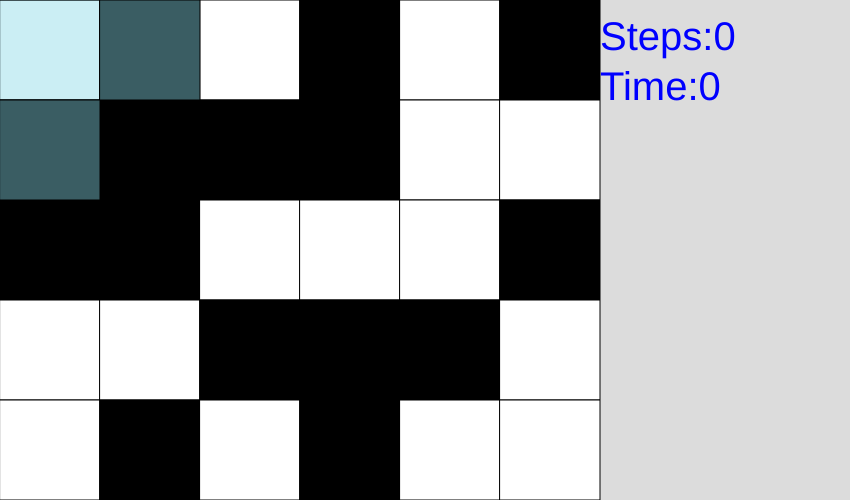
Frame 1 (no input)
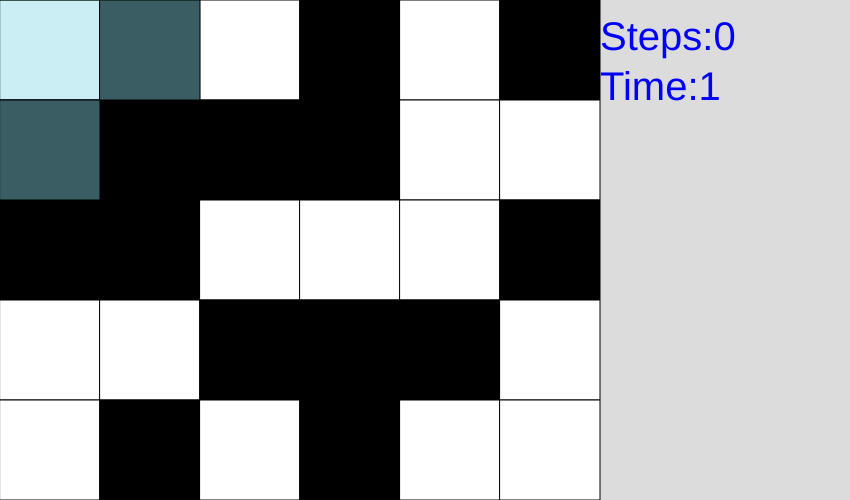
Frame 60 (no input)
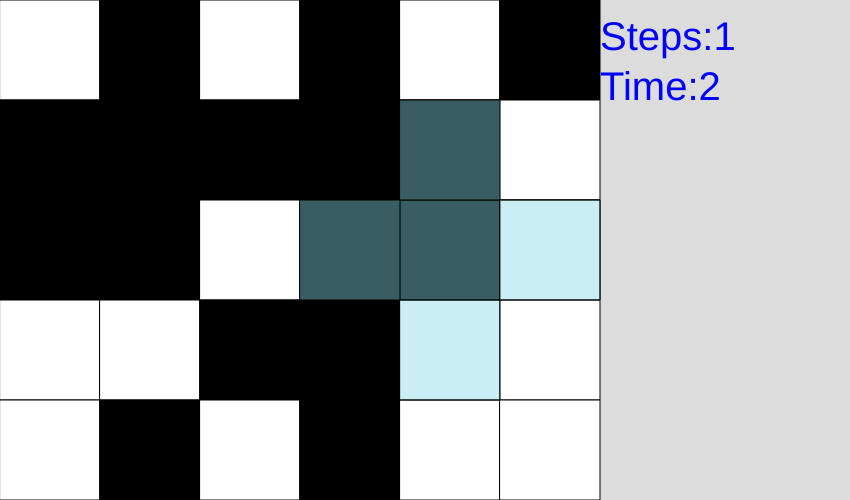
Frame 120 (the mouse pressed at the canvas centre since frame 60)

The p5.js sketch that drew these frames (run headless with seeded random() and noise() and a simulated clock; from frame 60 on, the mouse is pressed at the canvas centre):

// p5.js sketch
// ── sketch.js
// 2D Arrays
// Jennifer
// November 3, 2026

// grid sized 6 * 5
// 0 (black)       255 (white)
let r = 0;
let grid = [ //generate a 2D array
  [r, r, r, r, r, r],
  [r, r, r, r, r, r],
  [r, r, r, r, r, r],
  [r, r, r, r, r, r],
  [r, r, r, r, r, r]
];

let rows = grid.length;
let cols = grid[0].length;
const tileSize = 100;
let move = 0; let startTime = 0;
let textBar = 250;



async function setup() {
  createCanvas(cols * tileSize + textBar, rows * tileSize);
  randomize();
}

function draw() {
  textSize(40);

  background(220);
  renderGrid();
  getCurrentX();
  getCurrentY();
  win();
  overlay();
}

function randomize() { //make a random arragement at the start. called inside of setup()
  for (let y = 0; y < rows; y++) {
    for (let x = 0; x < cols; x++) {
      grid[y][x] = random([0, 255]);
    }
  }
}

function win() { //win condition: all 255 or all 0
  //showing the number of movement
  fill("blue");
  text("Steps:" + move, width - textBar, 50);
  let allsame = true;
  let firstSquare = grid[0][0];

  //timer
  let elapsed = millis() - startTime;
  fill("blue");
  text("Time:" + round(elapsed / 1000), width - textBar, 100);

  for (let y = 0; y < rows; y++) {
    for (let x = 0; x < cols; x++) {
      if (grid[y][x] !== firstSquare) {
        //check if there is any tile different from the first square. 
        //if so, allsame is not true. 
        allsame = false;
      }
    }
  }
  if (allsame === true) { //text appear if allsame is true
    fill("blue");
    textSize(48);
    textAlign(CENTER);
    text("You Win", width / 2, height / 2);
    startTime = elapsed();


  }
}

function getCurrentX() {
  //determine current col.pos of the mouse
  let constrainedX = constrain(mouseX, 0, width - 1);
  return int(constrainedX / tileSize);
}

function getCurrentY() {
  //determine current row.pos of the mouse
  let constrainY = constrain(mouseY, 0, height - 1);
  return int(constrainY / tileSize);
}

function flip(x, y) {
  //flip the tile at position x, y
  if (grid[y][x] === 255) {
    grid[y][x] = 0;
  }
  else {
    grid[y][x] = 255;
  }
}

function mousePressed() {
  //only do a flip if mouse is on canva
  if (mouseX < width - textBar && mouseY < height) {
    let x = getCurrentX();
    let y = getCurrentY();

    if (keyIsPressed && keyCode === 16) { //only flip the current square
      flip(x, y);
    }

    if (keyIsPressed && keyCode === 32) { //change the overlay shape by pressing space
      flip(x, y);
      flip(x, y + 1);
      flip(x - 1, y + 1);
      flip(x - 1, y);
    }

    if (!keyIsPressed) {
      //if they exists, flip the cardinal neighbours

      flip(x, y);

      if (x - 1 >= 0) {
        flip(x - 1, y);
      }

      if (y - 1 >= 0) {
        flip(x, y - 1);
      }

      if (x + 1 < cols) {
        flip(x + 1, y);
      }

      if (y + 1 < rows) {
        flip(x, y + 1);
      }
    }
  }

  move++;
}

function overlay() { //generate a colored overlay to indicate which rectangles will be impacted on a click
  if (mouseX < width - textBar && mouseY < height) {
    let x = getCurrentX();
    let y = getCurrentY();

    fill(136, 216, 230, 110);

    if (!keyIsPressed) {

      square(x * tileSize, y * tileSize, tileSize);

      if (x - 1 >= 0) {
        square((x - 1) * tileSize, y * tileSize, tileSize);
      }
      if (y - 1 >= 0) {
        square(x * tileSize, (y - 1) * tileSize, tileSize);
      }

      if (x + 1 < cols) {
        square((x + 1) * tileSize, y * tileSize, tileSize);
      }

      if (y + 1 < rows) {
        square(x * tileSize, (y + 1) * tileSize, tileSize);
      }
    }
    if (keyIsPressed && keyCode === 32) { //change the overlay shape by pressing space
      square(x * tileSize, y * tileSize, tileSize);
      square(x * tileSize, (y + 1) * tileSize, tileSize);
      square((x - 1) * tileSize, (y + 1) * tileSize, tileSize);
      square((x - 1) * tileSize, y * tileSize, tileSize);
    }
  }
}

function renderGrid() {
  //interpret the data stored in 2d array and draw a matrix to square to reflect it
  for (let y = 0; y < rows; y++) { //y-01234
    for (let x = 0; x < cols; x++) { //x-012345
      let fillColor = grid[y][x];
      fill(fillColor);
      square(x * tileSize, y * tileSize, tileSize);

    }
  }
}
